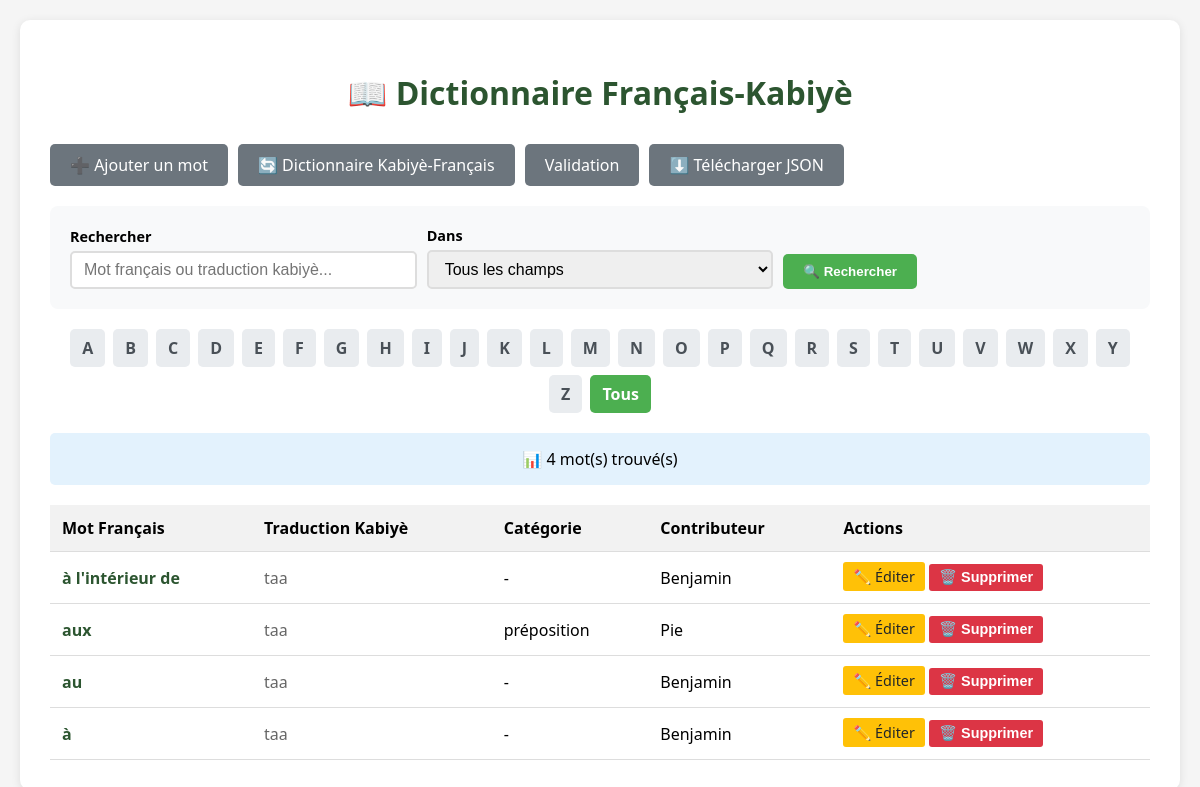
The page /francais/mots_francais on the database its author committed.
### database.py (models this page shows)
class MotFrancais(Base):
    __tablename__ = 'mots_francais'
    id = Column(Integer, primary_key=True)
    mot_francais = Column(String(255), nullable=False)
    variantes_orthographiques = Column(Text)  # JSON list
    traduction_kabye = Column(String(500), nullable=False)
    sens_multiple = Column(Text)  # JSON list
    synonymes = Column(Text)  # JSON list
    antonymes = Column(Text)  # JSON list
    categorie_grammaticale = Column(String(100))
    sous_categorie = Column(String(100))
    exemple_usage = Column(Text)
    traduction_exemple = Column(Text)
    expressions_associees = Column(Text)  # JSON list
    notes_usage = Column(Text)
    image_url = Column(Text)
    verifie_par = Column(String(100))
    date_ajout = Column(DateTime, default=datetime.now)
    date_modification = Column(DateTime, default=datetime.now, onupdate=datetime.now)
    statut_validation = Column(String(50), default='en_attente')
    notes_validation = Column(Text)
    date_validation = Column(DateTime)
    __table_args__ = (
        Index('idx_francais_statut_validation', 'statut_validation'),
        Index('idx_francais_verifie_par', 'verifie_par'),
        Index('idx_mot_francais', 'mot_francais'),
    )

### routes/francais.py (the view, shortened to what this page needs)
@francais_bp.route('/mots_francais')
def liste_mots_francais():
    from database import MotFrancais
    session = get_session()
    try:
        terme_recherche = request.args.get('q', '').strip().lower()
        champ_recherche = request.args.get('champ', 'tous')
        initiale = request.args.get('initiale', '').upper()
        query = session.query(MotFrancais)
        if initiale and len(initiale) == 1:
            query = query.filter(MotFrancais.mot_francais.startswith(initiale))
        mots = query.order_by(MotFrancais.date_modification.desc()).all()
        mots_affichage = []
        for mot in mots:
            mots_affichage.append({
                'id': mot.id,
                'mot_francais': mot.mot_francais,
                'traduction_kabye': mot.traduction_kabye,
                'exemple_usage': mot.exemple_usage,
                'verifie_par': mot.verifie_par,
                'categorie_grammaticale': mot.categorie_grammaticale,
                'date_modification': mot.date_modification.strftime("%Y-%m-%d %H:%M:%S") if mot.date_modification else '',
                'image_url': mot.image_url
            })
        return render_template('liste_mots_francais.html',
                             mots=mots_affichage,
                             terme_recherche=terme_recherche,
                             nombre_resultats=len(mots_affichage),
                             champ_recherche=champ_recherche,
                             initiale_recherche=initiale)
    finally:
        session.close()

### database.py (called while the page is built)
def get_database_url():
    if 'DATABASE_URL' in os.environ:
        return os.environ['DATABASE_URL']
    return 'sqlite:///dictionnaire.db'

def init_db():
    engine = create_engine(get_database_url())
    Base.metadata.create_all(engine)
    return engine

def get_session():
    engine = init_db()
    Session = sessionmaker(bind=engine)
    return Session()

### templates/liste_mots_francais.html (shortened to what this page needs)
<!DOCTYPE html>
<html lang="fr">
<head>
</head>
<body>
    <div class="container">
        <h1>📖 Dictionnaire Français-Kabiyè</h1>
        <div class="nav">
            <a href="/francais">➕ Ajouter un mot</a>
            <a href="/">🔄 Dictionnaire Kabiyè-Français</a>
            <a href="/validation-fr">Validation</a>
            <a href="/francais/telecharger_json_francais">⬇️ Télécharger JSON</a>
        </div>
        <div class="search-bar">
            <form method="GET" action="/francais/mots_francais" class="search-form">
                <div class="search-group">
                    <label for="q">Rechercher</label>
                    <input type="text" id="q" name="q" value="{{ terme_recherche }}"
                           placeholder="Mot français ou traduction kabiyè...">
                </div>
                <div class="search-group">
                    <label for="champ">Dans</label>
                    <select id="champ" name="champ">
                        <option value="tous" {% if champ_recherche == 'tous' %}selected{% endif %}>Tous les champs</option>
                    </select>
                </div>
                <div class="search-group">
                    <label>&nbsp;</label>
                    <button type="submit">🔍 Rechercher</button>
                </div>
            </form>
        </div>
        <div class="alphabet-nav">
            {% for lettre in 'ABCDEFGHIJKLMNOPQRSTUVWXYZ' %}
            <a href="/francais/mots_francais?initiale={{ lettre }}{% if terme_recherche %}&q={{ terme_recherche }}{% endif %}"
               {% if initiale_recherche == lettre %}class="active"{% endif %}>
                {{ lettre }}
            </a>
            {% endfor %}
            <a href="/francais/mots_francais" {% if not initiale_recherche %}class="active"{% endif %}>Tous</a>
        </div>
        <div class="stats">
            📊 {{ nombre_resultats }} mot(s) trouvé(s)
        </div>
        {% if mots %}
        <table>
            <thead>
                <tr>
                    <th>Mot Français</th>
                    <th>Traduction Kabiyè</th>
                    <th>Catégorie</th>
                    <th>Contributeur</th>
                    <th>Actions</th>
                </tr>
            </thead>
            <tbody>
                {% for mot in mots %}
                <tr onclick="ouvrirModal({{ mot.id }})" style="cursor:pointer;">
                    <td class="mot-francais">{{ mot.mot_francais }}</td>
                    <td class="traduction-kabye">{{ mot.traduction_kabye }}</td>
                    <td>{{ mot.categorie_grammaticale or '-' }}</td>
                    <td>{{ mot.verifie_par or '-' }}</td>
                    <td>
                        <a href="/francais/editer_francais/{{ mot.id }}" class="edit-btn">✏️ Éditer</a>
                        <button onclick="supprimerMot({{ mot.id }})" class="delete-btn">🗑️ Supprimer</button>
                    </td>
                </tr>
                {% endfor %}
            </tbody>
        </table>
        {% else %}
        <div class="empty-state">
            <p>Aucun mot trouvé dans le dictionnaire.</p>
            <p><a href="/francais" style="color: #4CAF50;">Ajoutez le premier mot !</a></p>
        </div>
        {% endif %}
    </div>
</body>
</html>

### templates/liste_mots_francais.html (style rules this page uses)
* { box-sizing: border-box; }
body { font-family: 'Segoe UI', Tahoma, Geneva, Verdana, sans-serif; max-width: 1200px; margin: 0 auto; padding: 20px; background: #f5f5f5; }
.container { background: white; padding: 30px; border-radius: 10px; box-shadow: 0 2px 10px rgba(0,0,0,0.1); }
h1 { color: #2c5530; margin-bottom: 30px; text-align: center; }
.nav { display: flex; gap: 10px; margin-bottom: 20px; flex-wrap: wrap; }
.nav a { padding: 10px 20px; background: #6c757d; color: white; text-decoration: none; border-radius: 5px; text-align: center; }
.search-bar { margin: 20px 0; padding: 20px; background: #f8f9fa; border-radius: 8px; }
.search-form { display: flex; gap: 10px; flex-wrap: wrap; align-items: flex-end; }
.search-group { flex: 1; min-width: 200px; }
.search-group label { display: block; margin-bottom: 5px; font-weight: 600; font-size: 0.9rem; }
.search-group input, .search-group select { width: 100%; padding: 8px 12px; border: 2px solid #ddd; border-radius: 5px; font-size: 1rem; }
button { background: #4CAF50; color: white; padding: 10px 20px; border: none; border-radius: 5px; cursor: pointer; font-weight: 600; }
.alphabet-nav { display: flex; flex-wrap: wrap; gap: 8px; margin: 20px 0; justify-content: center; }
.alphabet-nav a { padding: 8px 12px; background: #e9ecef; color: #495057; text-decoration: none; border-radius: 5px; font-weight: 600; }
.alphabet-nav a.active { background: #4CAF50; color: white; }
.stats { margin: 20px 0; padding: 15px; background: #e3f2fd; border-radius: 5px; text-align: center; }
table { width: 100%; border-collapse: collapse; margin-top: 20px; }
th, td { padding: 12px; text-align: left; border-bottom: 1px solid #ddd; }
th { background: #f2f2f2; font-weight: 600; }
.mot-francais { font-weight: 600; color: #2c5530; }
.traduction-kabye { color: #666; }
.edit-btn { background: #ffc107; color: #212529; padding: 5px 10px; text-decoration: none; border-radius: 3px; font-size: 0.9rem; }
.delete-btn { background: #dc3545; color: white; border: none; padding: 5px 10px; border-radius: 3px; cursor: pointer; font-size: 0.9rem; }

### rows shown on the page
MotFrancais: mot_francais "à l'intérieur de", traduction_kabye "taa", categorie_grammaticale "-", verifie_par "Benjamin"
MotFrancais: mot_francais "aux", traduction_kabye "taa", categorie_grammaticale "préposition", verifie_par "Pie"
MotFrancais: mot_francais "au", traduction_kabye "taa", categorie_grammaticale "-", verifie_par "Benjamin"
MotFrancais: mot_francais "à", traduction_kabye "taa", categorie_grammaticale "-", verifie_par "Benjamin"

### other values the page prints
{{ lettre }} "A" "B" "C" "D" "E" "F" "G" "H" "I" "J" "K" "L" "M" "N" "O" "P" "Q" "R" "S" "T" "U" "V" "W" "X" "Y" "Z"
{{ nombre_resultats }} "4"
